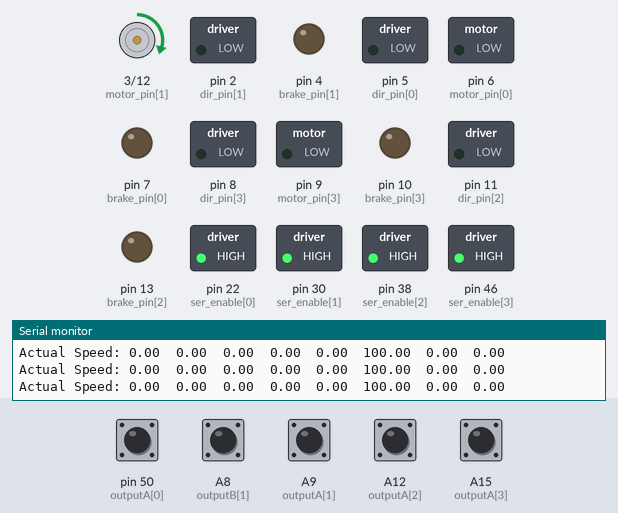
The sketch below on a simulated Arduino Mega 2560, built with avr-gcc and run on an emulated ATmega2560. Parts: motor-driver pin pairs drawn as motors (green arrow = first pin HIGH = forward, orange = second pin HIGH = backward, longer = more drive), switched loads named in the sketch (green lamp = pin HIGH), output pins drawn as LEDs (lit = HIGH), the last lines printed to the serial monitor. The inputs (shaded band) are chosen by the test bench; at power-on: A8 (outputB[1]), A9 (outputA[1]), A12 (outputA[2]), A15 (outputA[3]), pin 50 (outputA[0]) HIGH.

Above: at 2.4 s.
2.5 s: A9 (outputA[1]) pulled LOW for 0.15 s
At 3.6 s:
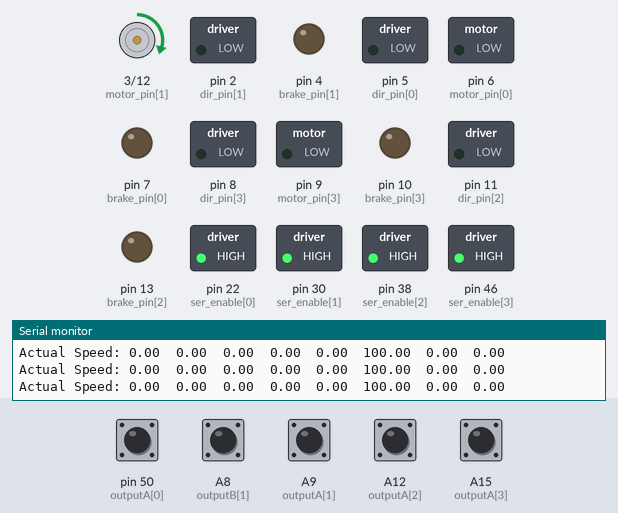
5.6 s: A9 (outputA[1]) pulsed LOW 2 times (0.12 s each, 0.3 s apart)
At 5.95 s:
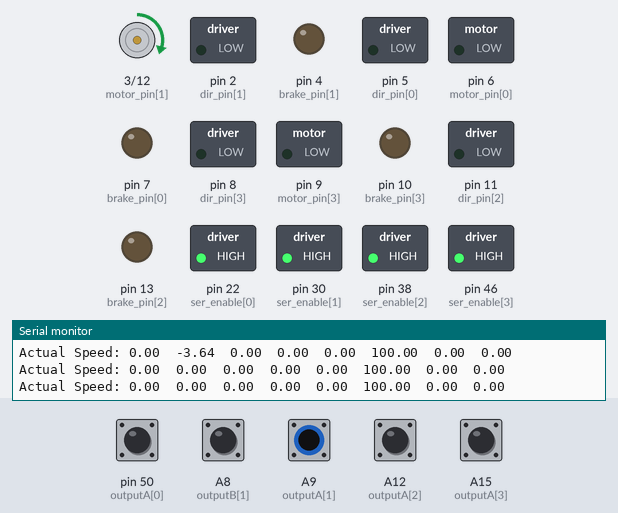
Timing chart, 0 to 8.6 s (numbered marks = the images above; inputs shaded):
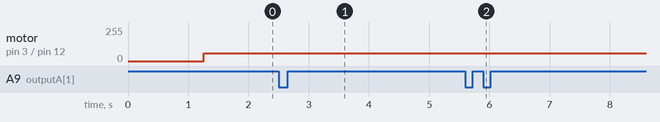

Measured:
- after the input at 2.5 s, motor on pin 3 (motor_pin[1]) / pin 12 (motor_pin[2]): forward 59/255 → forward 60/255 after 0.19 s, → forward 59/255 0.06 s later
- after the input at 5.6 s, motor on pin 3 (motor_pin[1]) / pin 12 (motor_pin[2]): alternates forward 60/255 for 0.06 s and forward 59/255 for 0.24 s, 4 changes in all, then stays forward 59/255, starting after 0.17 s

The sketch:

Meccanum_Line_Follow.ino
```cpp
void setup()
{
  // put your setup code here, to run once:
  Serial.begin(9600); //For debugging on Serial Monitor
  Serial.flush();
  init_motors();
  init_sensors();
  init_encoders();
  //  calibrate();
}

float wheel_vel[4];
int sensor_data[4];
boolean junction_data[4];
// Front, Back, Left, Right
float w[4] = {0, 0, 0, 0};
int instructions[] = {1, 2, -2, 1, 2, -2, -1};
int instruction = instructions[0];
int n = 0, N = 7;//size(instructions)/2;
/*
  0   - Junction
  1   - Follow Front
  -1  - Follow Back
  2   - Follow Left
  -2  - Follow Right
*/
long iter = 0;
boolean at_junc = LOW;

//float wheel_vel_temp[4] = {10 , 20, 30, 100};
void loop() {
//  read_sensors(sensor_data, junction_data);
//  instruction = 2;
 // get_wheel_vel(sensor_data, wheel_vel, instruction);
 cal_wheel_error();
 cal_wheel_PID();
  // float wi[4] = {50,50,50,50};
  motors(w);
}
```

Controller.ino
```cpp
/*
 * Meccanum System
 *
 */
#define max_speed 0.6
#define min_speed 0
#define pi 3.1416
#define follow_speed 0.55 //0.55 //0.6 //in m/s
//Vmax = 3.725

float base_speed = 0;
float max_div = 255.0, max_rpm = 468.0;
float conv_factor = max_div / max_rpm;

float J[4][3] = {{13.1579, -13.1579, -8.4211}, {13.1579, 13.1579, 8.4211}, {13.1579, 13.1579, -8.4211}, {13.1579, -13.1579, 8.4211}};

/*
  Conversion Matrix
  13.1579 -13.1579 -8.4211
  13.1579  13.1579  8.4211
  13.1579  13.1579 -8.4211
  13.1579 -13.1579  8.4211
*/

float Vx = 0, Vy = 0, W = 0;

//float w[4] = {0, 0, 0, 0};
/*
  0 - FL
  1 - FR
  2 - BL
  3 - BR
*/


//PID Variables
int dir = 1;
/*
  0   - Stop
  1   - Front
  -1  - Back
  2   - Left
  -2  - Right
*/
float Kp[3] = {0.01, 0.01 , 0.014} , Kd[3] = {0.03, 0.03 , 0.03}, Ki[3] = {0, 0};                     // Kp[3] = {0.045, 0.045 , 0.047}, Kd[3] = {0.045, 0.045 , 0.045}
float Kp_junc[3] = {0.0235, 0.0235 , 0.0255} , Kd_junc[3] = {0.03, 0.03 , 0.03}, Ki_junc[3] = {0, 0}; // Kp_junc[3] = {0.035, 0.035 , 0.045}, Kd_junc[3] = {0.05, 0.05 , 0.05}
float P[3] = {0, 0, 0}, I[3] = {0, 0, 0}, D[3] = {0, 0, 0};
float disp_X_error = 0, disp_Y_error = 0, W_error = 0;
float disp_X_correction = 0, disp_Y_correction = 0, W_correction = 0;
float last_error[3] = {0, 0, 0};
float set_position = 35;

void matrix_mult(){
  float sum = 0;
  float Vsp[4] = {Vx, Vy, W};
//  Serial.print("Desired Speed: ");
  for (int i = 0; i < 4; i++){
    sum  = 0;
    for (int j = 0; j < 3; j++)
      sum += (J[i][j] * Vsp[j]);
    w[i] = sum;
//    Serial.print(String(w[i]) + " ");
    w[i] = w[i] * 60 / (2 * pi); //rps to RpM
//    w[i] = w[i] * conv_factor; //RpM to Arduino PWM value*/
//    if (abs(w[i]) > 255)
//      if (w[i] > 0)
//        w[i] = 255;
//      else
//        w[i] = -255;
//    Serial.print(String(w[i]) + " ");
  }
//  Serial.print(" ");
}


/*
 * PID Controller
 */

void cal_error(int sensor_data[4]){
  float temp = 0;
  temp = (sensor_data[0] - set_position) - (sensor_data[1] - set_position);
  disp_X_error = temp / 2;
  temp = (sensor_data[2] - set_position) - (sensor_data[3] - set_position);
  disp_Y_error = temp / 2;
  temp = (sensor_data[0] - set_position) + (sensor_data[1] - set_position);

  if (abs(dir) == 1 || abs(dir) == 0){
    temp = (sensor_data[0] - set_position) + (sensor_data[1] - set_position);
    W_error = temp / 2;
  }
  if (abs(dir) == 2){
    temp = (sensor_data[2] - set_position) + (sensor_data[3] - set_position);
    W_error = temp / 2;
  }
//  Serial.print("Displacement X Error: " + String(disp_X_error) + " ");
//  Serial.print("Displacement Y Error: " + String(disp_Y_error) + " ");
//  Serial.print("Angular Error: " + String(W_error) + " ");
}

void cal_PID(){
  float error[3] = {disp_X_error, disp_Y_error, W_error};
  float correction[3] = {0, 0, 0};
  for (int i = 0; i < 3; i++){
//    if(error[i] < error_threshold){
//      error[i] = 0;
//      continue;
//    }
    P[i] = error[i];
    I[i] = I[i] + error[i];
    D[i] = error[i] - last_error[i];
    if(dir == 0)
      correction[i] = (Kp_junc[i] * P[i]) + (Kd_junc[i] * D[i]) + (Ki_junc[i] * I[i]);
    else
      correction[i] = (Kp[i] * P[i]) + (Kd[i] * D[i]) + (Ki[i] * I[i]);
    last_error[i] = error[i];
    if (correction[i] > max_speed)
      correction[i] = max_speed;
//    else if (correction[i] < min_speed)
//      correction[i] = 0;
//    Serial.print(String(correction[i]) + " ");
  }
  disp_Y_correction = correction[0];
  disp_X_correction = correction[1];
  W_correction = correction[2];
//  Serial.println("");
}

void set_Vsp()
{
//  Vx = 0;
//  Vy = 0;
//  W = 0;
//  /*
  switch (abs(dir))
  {
    case 1:
      if (dir > 0)
      {
        Vx = base_speed ;//- 0.15;
        Vy = -1 * disp_Y_correction;
        W = -1 * W_correction;
      }
      else
      {
        Vx = -1 * (base_speed);// - 0.15);
        Vy = -1 * disp_Y_correction;
        W = -1 * W_correction;
      }
      break;
    case 2:
      if (dir > 0)
      {
        Vx = disp_X_correction;
        Vy =  base_speed;
        W = -1 * W_correction;
      }
      else
      {
        Vx = disp_X_correction;
        Vy = -1 * (base_speed);// + 0.3);
        W = -1 * W_correction;
      }
      break;
    default:
      Vx = 0;
      Vy = 0;
      W = 0;
  }
  //Put it on top
  if (dir == 0)
  {
    base_speed = 0;
    Vx = disp_X_correction;
    Vy = -1 * disp_Y_correction;
    W = -1 * W_correction;
  }
  else {
    base_speed = follow_speed;
  }
 // */
}


// Dynamic Direction
void get_wheel_vel(int sensor_data[4], float vel[4], int instruction){
  dir = instruction;
  cal_error(sensor_data);
  cal_PID();
  set_Vsp();

  matrix_mult();
//  vel = w;
  for (int i = 0; i < 4; i++){
    vel[i] = w[i];
//    Serial.print(String(w[i])+ " ");
  }
}
```

Encoder.ino
```cpp
#include "PinChangeInterrupt.h"

int outputA[4] = {50, A9, A12, A15};
int outputB[4] = {A11, A8, A13, A14};
float velocity[4] = {0};
float counter[4] = {0};
int present_state[4];
int prev_state[4];
unsigned long int present_ms = 0, previous_ms = 0, delta_t = 0;
void init_encoders() {
  for (int i = 0; i < 4; i++)
  {
    pinMode (outputA[i], INPUT_PULLUP);
    pinMode (outputB[i], INPUT_PULLUP);
    attachPCINT(digitalPinToPCINT(outputA[i]), encode, CHANGE);
    prev_state[i] = digitalRead(outputA[i]);
  }
  // Reads the initial state of the outputA
}
void get_velocity() {
  Serial.print("Actual Speed: ");
  delta_t = millis() - previous_ms;
  previous_ms = millis();
  for (int i = 0; i < 4; i++)
  {
    velocity[i] = counter[i] * 1000 / (delta_t * 270); // rps
    velocity[i] = velocity[i] * 60; // rpm
    Serial.print(velocity[i]);
    counter[i] = 0;
    Serial.print("\t");
  }
}

void encode()
{
  for (int i = 0; i < 4; i++)
  {
    present_state[i] = digitalRead(outputA[i]); // Reads the "current" state of the outputA
    // If the previous and the current state of the outputA are different, that means a Pulse has occured
    if (present_state[i] != prev_state[i])
    {
      // If the outputB state is different to the outputA state, that means the encoder is rotating clockwise
      if (digitalRead(outputB[i]) != present_state[i]) {
        counter[i] ++;
      } else {
        counter[i] --;
      }
    }
    prev_state[i] = present_state[i]; // Updates the previous state of the outputA with the current state
  }
}
```

LineSensor.ino
```cpp
#define DELAY 50

//Sensor Pins
uint8_t ser_enable[4] = {22, 30, 38, 46};   //F B L R
uint8_t Jpulse[4] = {24, 32, 40, 48};       //F B L R

//Sensor Data
char address = 0x00;
char sensor_addr[4] = {0x01, 0x02, 0x03, 0x04};
int sensor_val[4] = {0, 0, 0, 0};
//boolean jun_data[4] = {0, 0, 0, 0};

//Sensor Settings
char contrast = 100; //0 - 255
char brightness = 0x04; //0 to 10
char junction_width = 0x08; //0x02 to 0x08
char threshold = 0x04; //0 to 7
char line_mode = 0x00; //Light on Dark Background
char UART_Mode = 0x02; //byte of analog Value

void init_sensors(){
  Serial3.begin(9600); // Start Serial3 communication
  Serial3.flush();   // Clear Serial3 buffer
  for (int i = 0; i < 4; i++){
    // pinMode(Jpulse[i], INPUT);
    pinMode(ser_enable[i], OUTPUT);
    digitalWrite(ser_enable[i], HIGH);
  }
  delay(DELAY);
  for (int i = 0; i < 4; i++){
    address = sensor_addr[i];
    set_sensor_settings();
  }
}

void set_sensor_settings(){
  // Clear internal junction count of LSA08
  send_command('X', 0x00);
  delay(DELAY);
  // Setting LCD contrast
  send_command('S', contrast);
  delay(DELAY);
  // Setting LCD backlight
  send_command('B', brightness);
  delay(DELAY);
  // Setting junction width
  send_command('J', junction_width);
  delay(DELAY);
  //send_command('T', threshold);
  //delay(DELAY);
  // Setting line mode
  send_command('L', line_mode);
  delay(DELAY);
  // Setting UART ouput Mode
  send_command('D', UART_Mode);
  delay(DELAY);
}

void calibrate(){
  for (int i = 0; i < 4; i++){
    address = sensor_addr[i];
    send_command('C', 0x00);
    delay(DELAY);
  }
}

void read_sensors(int sensor_data[4], boolean junction_data[4]){
  int temp = 0;
  for (int i = 0; i < 4; i++){
    digitalWrite(ser_enable[i], LOW);  // Set Serial3EN to LOW to request UART data
    while (Serial3.available() <= 0);  // Wait for data to be available
    temp = Serial3.read();
    if (temp <= 70)
      sensor_val[i] = temp;
    else{ //Sensor Doesn't see line
      if (sensor_val[i] < 35)
        sensor_val[i] = 0;
      else
        sensor_val[i] = 70;
    }
    // Error Threshold
    if(sensor_val[i] >= 34 && sensor_val[i] <= 36){
      sensor_val[i] = 35;
    }
    digitalWrite(ser_enable[i], HIGH);   // Stop requesting for UART data
  }
  for (int i = 0; i < 4; i++)  {
    sensor_data[i] = sensor_val[i];
    junction_data[i] = digitalRead(Jpulse[i]);
//  Serial.print(String(sensor_data[i]) + " ");
  }
//  Serial.println("");

}

void send_command(char command, char data) {

  char checksum = address + command + data;

  Serial3.write(address);
  Serial3.write(command);
  Serial3.write(data);
  Serial3.write(checksum);

}

void reinit_sensor(int dir){
  int junction_pull = 25; // 0 to 35
  switch(dir){
    case 1:
      sensor_val[2] = 35;//+junction_pull;//70
      sensor_val[3] = 35;//-junction_pull;//0
      break;
    case 2:
      sensor_val[0] = 35-junction_pull;
      sensor_val[1] = 35+junction_pull;
     break;
    case -2:
      sensor_val[0] = 35+junction_pull;
      sensor_val[1] = 35-junction_pull;
    break;
    case -1:
      sensor_val[2] = 35;//-junction_pull;
      sensor_val[3] = 35;//+junction_pull;
    break;

  }
}
```

Motor.ino
```cpp
/*
  Pin mappings to motors
  0 - front left motor
  1 - front right motor
  2 - rear left motor
  3 - rear right motor
*/

//Motor Pins
uint8_t motor_pin[4] = {6, 3, 12, 9};
uint8_t dir_pin[4] = {5, 2, 11, 8};
uint8_t brake_pin[4] = {7, 4, 13, 10};

void init_motors(){
  for (int i = 0; i < 4; i++){
    pinMode(motor_pin[i], OUTPUT);
    pinMode(dir_pin[i], OUTPUT);
    pinMode(brake_pin[i], OUTPUT);
    digitalWrite(brake_pin[i], LOW);
  }
  for (int i = 0; i < 4; i++)
    set_motor(i, 0);
}

void motors(float motor_speed[4]){
//  Serial.println();
  for (int i = 0; i < 4; i++){
    set_motor(i, motor_speed[i]);
//    Serial.print(String(motor_speed[i])+ " ");
  }
//  Serial.println();
}

void set_motor(uint8_t index, int motor_speed){
  if (index % 2 == 0)
    motor_speed = -1 * motor_speed;
  if (abs(motor_speed) < 5)
    motor_speed = 0;
  if (motor_speed >= 0){
    //clock wise direction
    digitalWrite(brake_pin[index], LOW);
    digitalWrite(dir_pin[index], LOW);
    analogWrite(motor_pin[index], motor_speed);
  }
  else{
    //anti clock wise direction
    digitalWrite(brake_pin[index], LOW);
    digitalWrite(dir_pin[index], HIGH);
    analogWrite(motor_pin[index], -1 * motor_speed);
  }
}
```

Velocity_Controller.ino
```cpp
float max_vel = 400;
float wheel_Kp[4] = {0.5, 0.1, 0.5, 0.5} , wheel_Kd[4] = {0.1, 0, 0.1, 0.1};
float wheel_Ki[4] = {0};//{0.1, 0.1, 0.1, 0.1};
float wheel_P[4] = {0, 0, 0, 0}, wheel_I[4] = {0, 0, 0, 0}, wheel_D[4] = {0, 0, 0, 0};

float int_thresh = 30;
float wheel_error[4] = {0, 0, 0, 0};
float wheel_last_error[4] = {0, 0, 0, 0};

float wheel_set_point[4] = {0, 100, 0, 0};
float wheel_correction[4] = {0, 0, 0, 0};

void cal_wheel_error()
{
  get_velocity();
  for (int i = 0; i < 4; i++)
  {
    //wheel_set_point[i] = w[i];
    wheel_error[i] = wheel_set_point[i] - velocity[i];
  }
}

void cal_wheel_PID()
{
  for (int i = 0; i < 4; i++) {
    wheel_P[i] = wheel_error[i];
    if(wheel_error[i] < int_thresh)
    {
      wheel_I[i] = wheel_I[i] + wheel_error[i];
    }
    wheel_D[i] = wheel_error[i] - wheel_last_error[i];
    wheel_correction[i] = (wheel_Kp[i] * wheel_P[i]) + (wheel_Kd[i] * wheel_D[i]) + (wheel_Ki[i] * wheel_I[i]);
    wheel_last_error[i] = wheel_error[i];
    w[i] = wheel_set_point[i] + wheel_correction[i]; //rpm
    if (abs(w[i]) > max_vel)
    {
     if(w[i] > 0)
     {
      w[i] = max_vel;
     }
     else
     {
      w[i] = -1 * max_vel;
     }
    }
    w[i] = w[i] * conv_factor;

    Serial.print(String(wheel_set_point[i]) + "\t");
  }
  Serial.println("");
}
```
